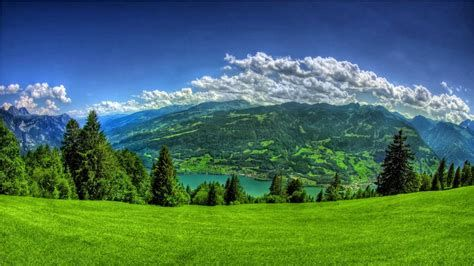
#> input picture Pengolahan Citra Dasar/Gambar.jpg, 474 x 266 px, found by its file name
$ python KecerahanCitra.py
#> lines starting #> are read from the running program, lines starting #| are printed output that depends on the picture
import numpy as np
import cv2 as cv
import matplotlib.pyplot as plt

citra = cv.imread("D:/ideapadGAMING/Download/Gambar.jpg") #Membaca citra
#> citra is the input picture: shape (266, 474, 3); mean B, G, R 92.2, 112.5, 72.6

# Meningkatkan kecerahan
citra_bright = cv.convertScaleAbs(citra, alpha=1.0, beta=40)
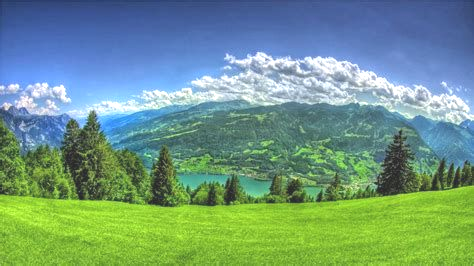
#> citra_bright: shape (266, 474, 3); mean B, G, R 131.3, 152.3, 112.5

cv.imshow("Asli", citra)
cv.imshow("Kecerahan", citra_bright)

plt.figure(figsize=(10, 10))

plt.subplot(121), plt.hist(citra.ravel(), 256, [0, 256], color = 'black'), plt.title('Original')
plt.subplot(122), plt.hist(citra_bright.ravel(), 256, [0, 256], color = 'black'), plt.title('Kecerahan')

plt.show()
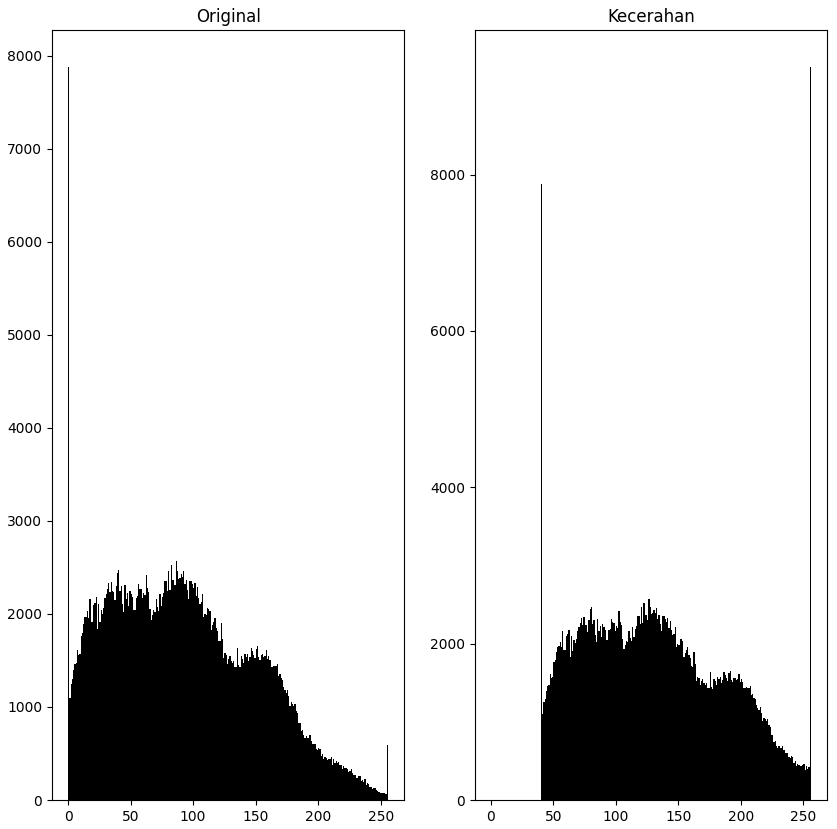
#> figure drawn by matplotlib, 2 panels; panel 1: tallest bar 7882 high, from x = 0 to 1; panel 2: tallest bar 9380 high, from x = 255 to 256

cv.waitKey(0) #Agar tidak langsung keluar
cv.destroyAllWindows()
